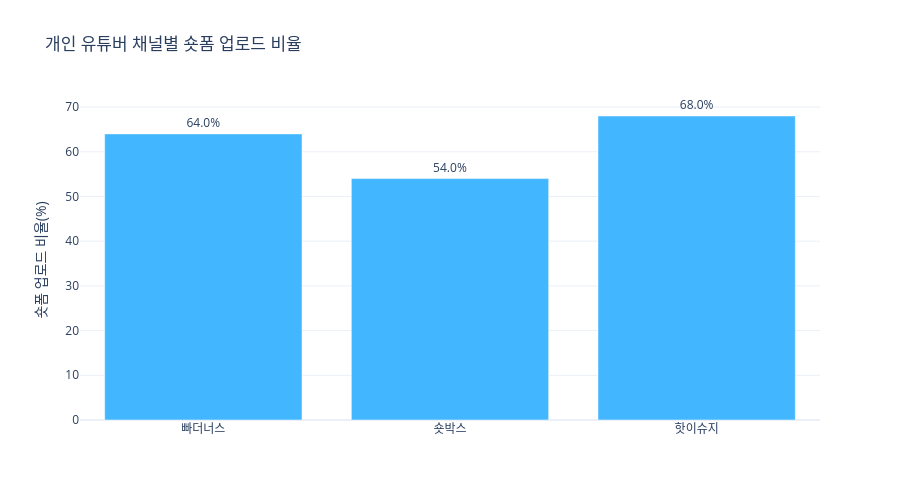

Notebook code for this chart:
### Code cell
# 채널별 숏폼 업로드 비율
upload_ratio = df.groupby(['channel_name', 'format_type']).size().reset_index(name='count')
upload_ratio['total'] = upload_ratio.groupby('channel_name')['count'].transform('sum')
upload_ratio['ratio'] = round(upload_ratio['count'] / upload_ratio['total'] * 100, 1)

shortform_ratio = upload_ratio[upload_ratio['format_type'] == 'shortform'].set_index('channel_name')['ratio']
channels = list(CHANNELS.keys())

fig = go.Figure(go.Bar(
    x=channels,
    y=shortform_ratio.reindex(channels).fillna(0),
    text=[f"{shortform_ratio.reindex(channels).fillna(0)[ch]}%" for ch in channels],
    textposition='outside',
    marker_color='#42B6FF'
))
fig.update_layout(
    title='개인 유튜버 채널별 숏폼 업로드 비율',
    yaxis_title='숏폼 업로드 비율(%)',
    template='plotly_white',
    height=500
)
fig.show()

### Figure 1 — Plotly figure (JSON) as saved in the notebook; plotly's stock layout.template omitted (floating-point values rounded to 4 significant figures)
{"data": [{"marker": {"color": "#42B6FF"}, "text": ["64.0%", "54.0%", "68.0%"], "textposition": "outside", "type": "bar", "x": ["빠더너스", "숏박스", "핫이슈지"], "y": [64.0, 54.0, 68.0]}], "layout": {"height": 500, "title": {"text": "개인 유튜버 채널별 숏폼 업로드 비율"}, "yaxis": {"title": {"text": "숏폼 업로드 비율(%)"}}}}
